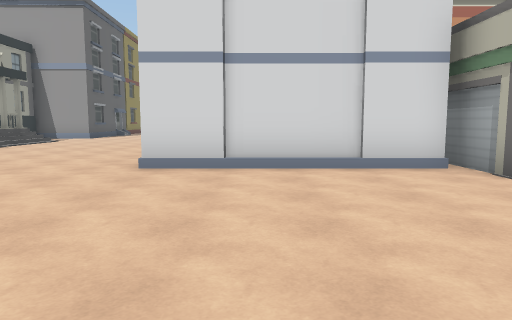
[1] (above)

19 first-person views from a walk through a Unity game level. The camera is 1.4 m above the floor, tilts 6° down and sees 70° across. The floor is counted in squares, 2 m on a side. Each view is taken from the middle of a square. On the plan, view 1 faces up. The plan holds only what a view shows up to about 11 squares ahead; the rest is blank. The place goes on beyond the plan. The player is left out. Some surface patterns are stand-ins.

[2]
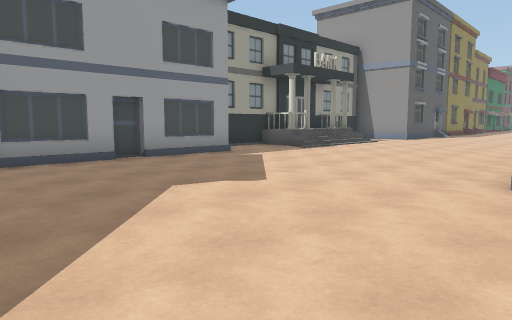

[3]
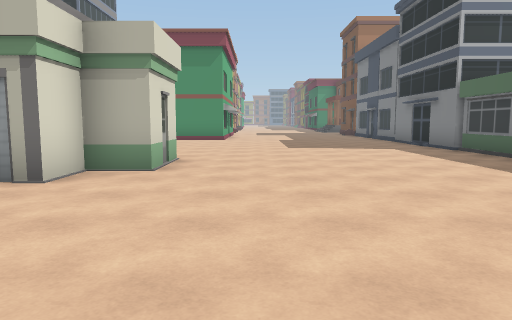

[4]
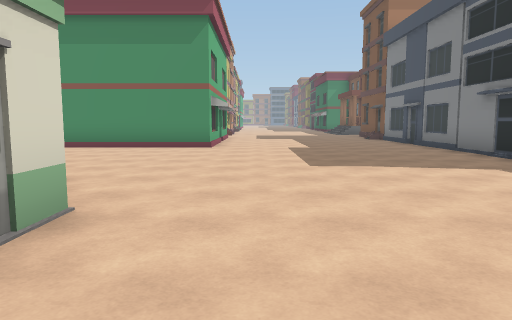

[5]
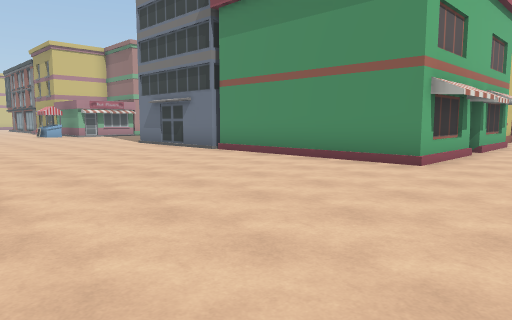

[6]
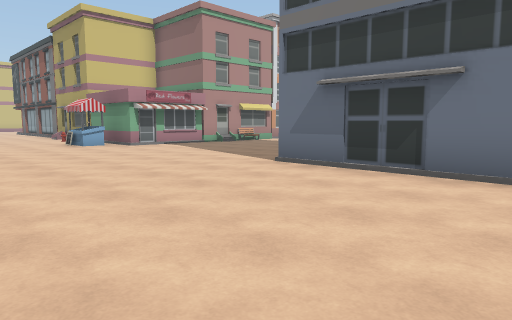

[7]
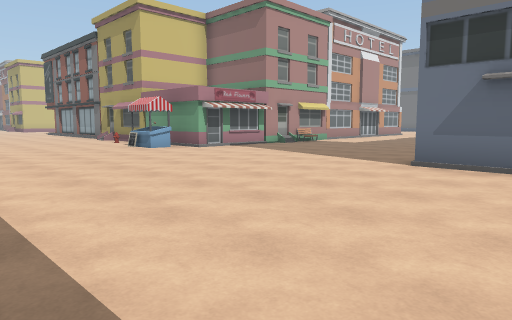

[8]
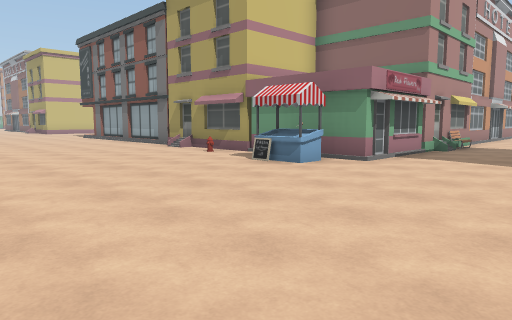

[9]
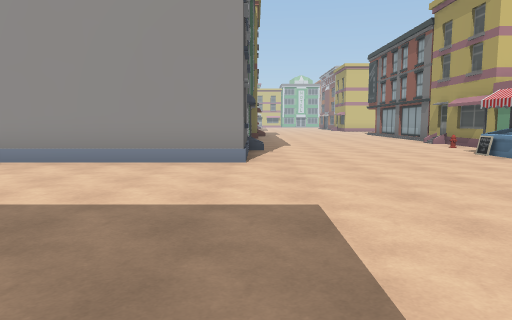

[10]
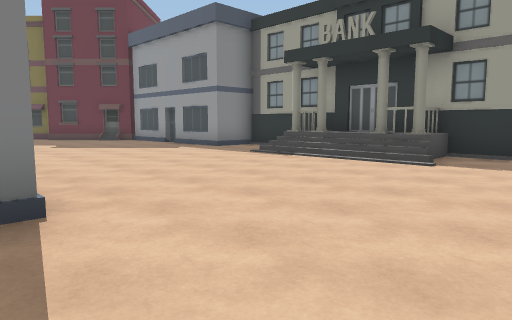

[11]
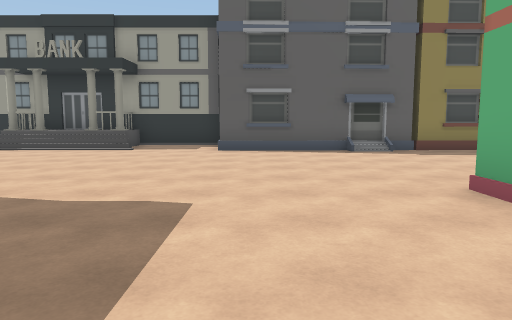

[12]
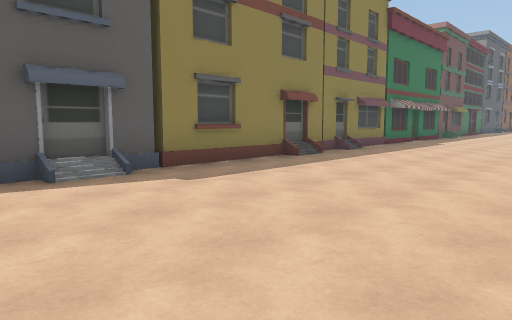

[13]
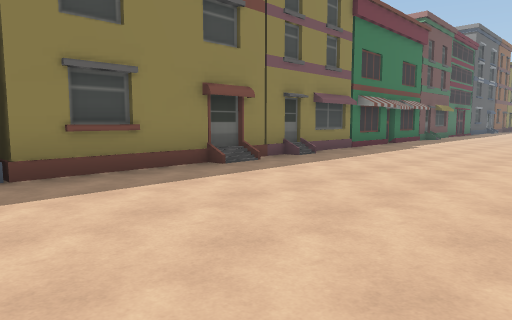

[14]
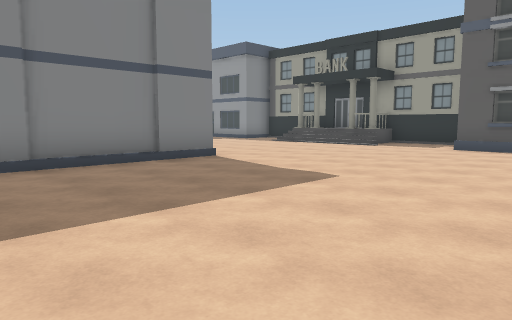

[15]
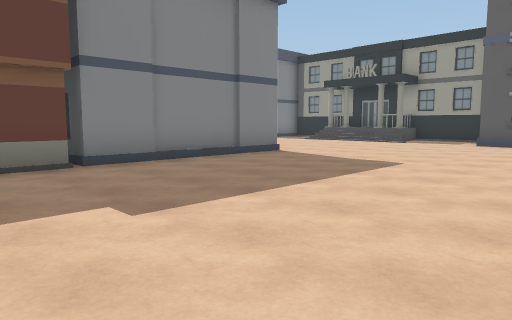

[16]
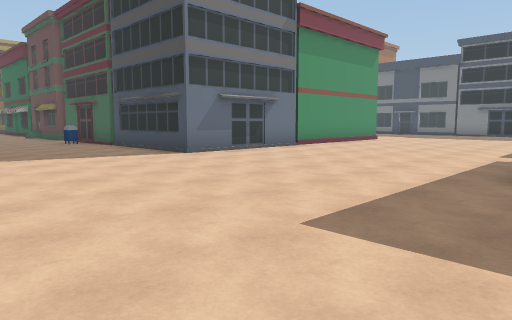

[17]
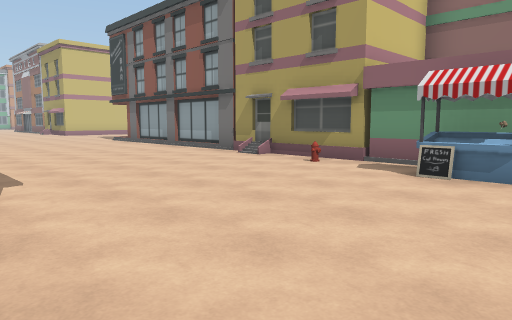

[18]
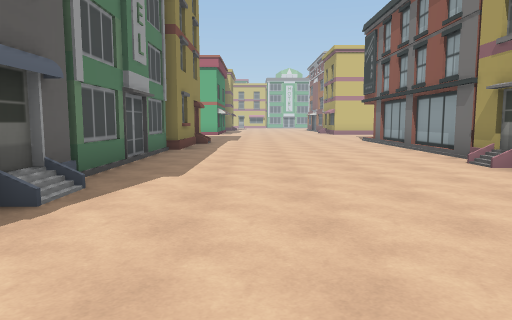

[19]
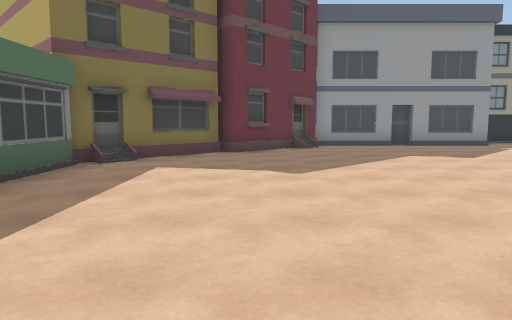

### Floor plan
Key: @ floor where view 1 was taken; # wall or solid block; . main floor; : floor 1 m higher than the main floor; / step, stairs or slope; B building; H hydrant; O other object.
Columns run from 9 left of view 1 to 17 right of it. Each row starts with its distance up from view 1.
 30   B...            ... B
 29   ....          #.....#
 28   ....          B.....#
 27   B....         #.....#
 26   .....         B.....#
 25   #....         #.....#
 24   #....         /.....#
 23   #....         /.....#
 22   #..../        /....H#
 21   B..../        /.....#
 20  ##..../        .....O#
 19   #..../        B....O#
 18   #..../////............B.O
 17   #........................
 16   #........................
 15 ###........................
 14 #..........................
 13 #./........... ............
 12 #B/.....######  ......#BB#B
 11 #:/.....    #   ......#   B
 10 #B/.....        ......#   B
  9 #B/.....        ......#   B
  8 #.......        B.....#
  7 #.......         .....#
  6 ##......#####    .....#
  5  #..........###  .....#
  4  #...........B#B......#
  3  B.......................
  2  #.......................
  1  ##.....................
  0    B.....@..............
 -1    #....................
 -2    ##......  ...........
 -3     #####  BB  ##B####B#

Positions as (right, up) in squares from view 1, and headings:
1: (0, 0), facing up
2: (-1, 1), facing up-left
3: (-1, 2), facing right
4: (3, 2), facing right
5: (7, 1), facing up-right
6: (8, 8), facing up-right
7: (7, 10), facing up-right
8: (7, 15), facing up-right
9: (7, 12), facing up
10: (-1, 15), facing down-left
11: (2, 16), facing left
12: (-2, 17), facing up-left
13: (-2, 19), facing up-left
14: (3, 18), facing down-left
15: (5, 18), facing down-left
16: (6, 17), facing down-right
17: (7, 18), facing up-right
18: (9, 18), facing up
19: (3, 0), facing left
